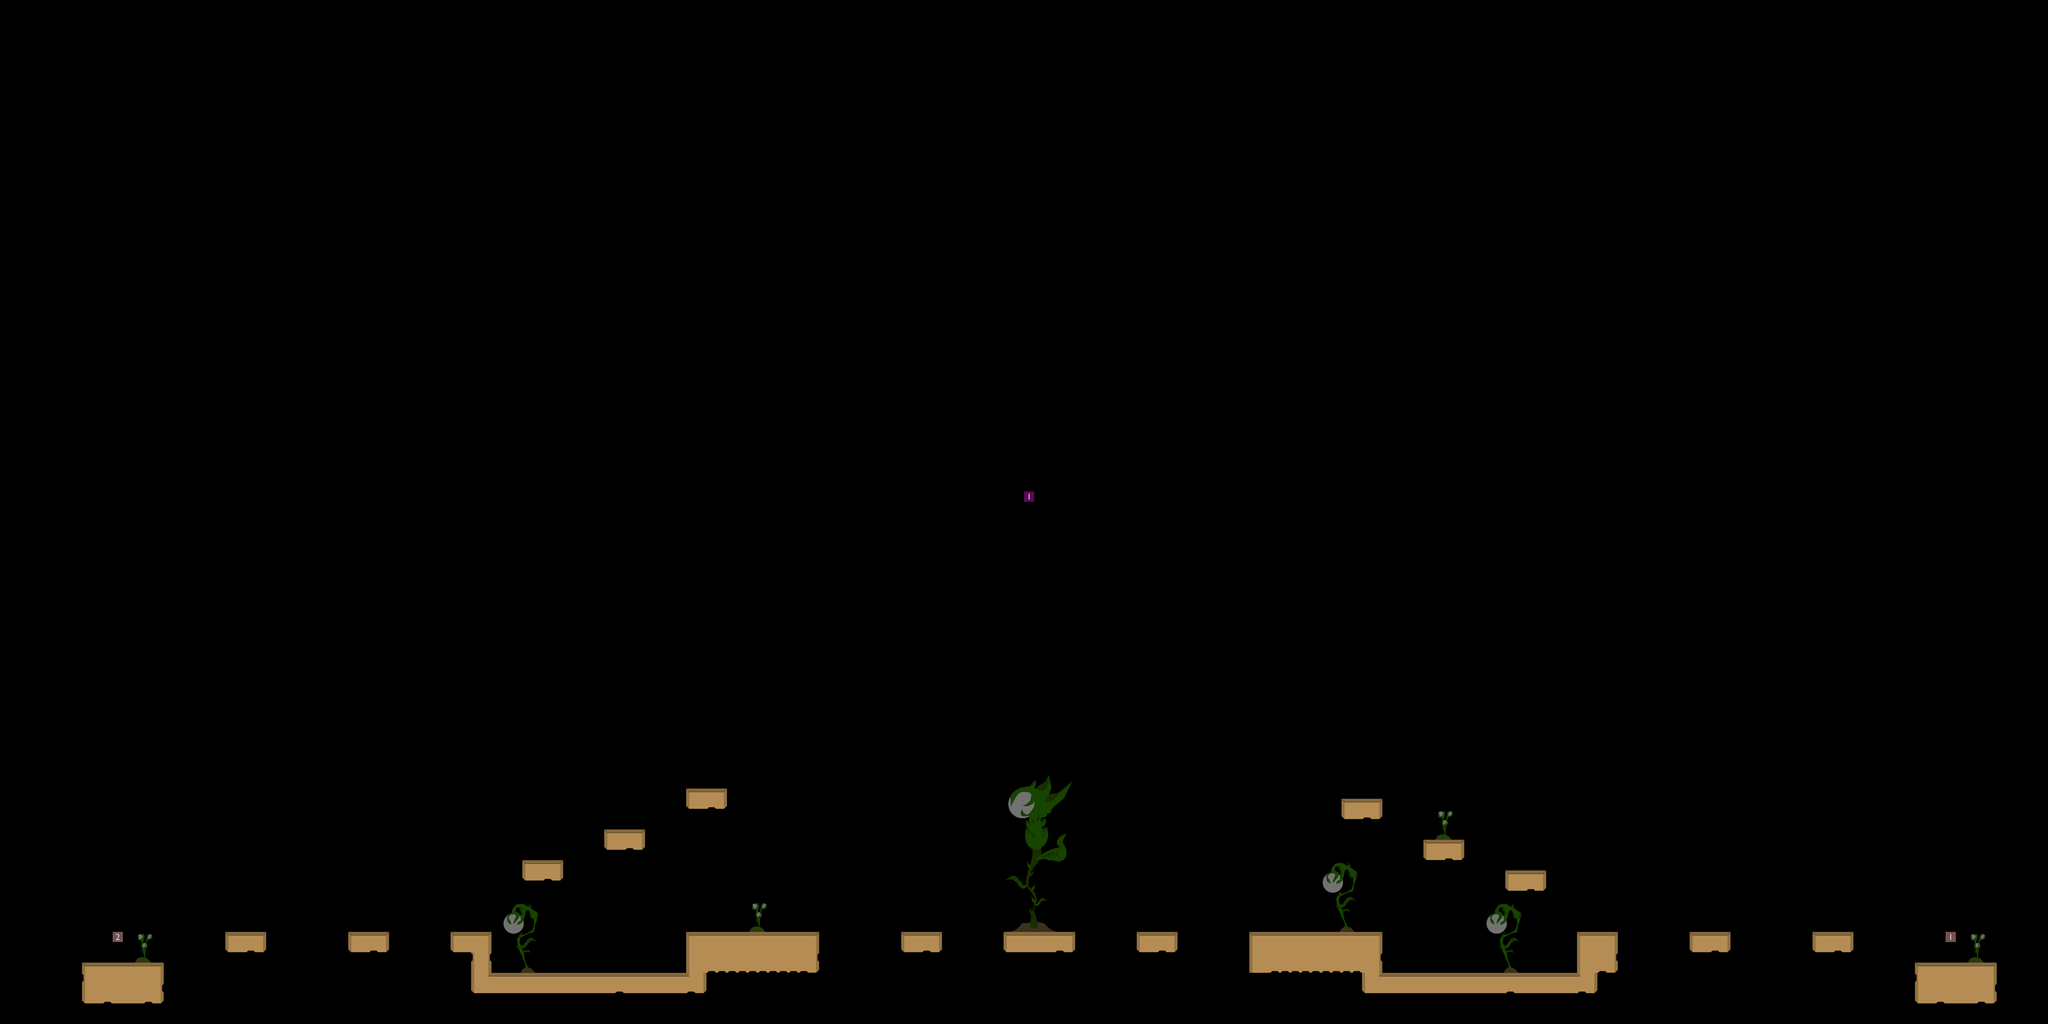

The image is a tile-based game level rendered from a .tmx file. Its description and source (layers, tilesets, objects; grid data summarised) follow:
An orthogonal 200x100 tile map with 32x32 px tiles, 4 tile layers (Hintergrund, Kollision, Vordergrund, Logik), 3 tilesets.

<map version="1.0" orientation="orthogonal" width="200" height="100" tilewidth="32" tileheight="32">
 <tileset firstgid="1" name="elemente_level_compact" tilewidth="32" tileheight="32">
  <image source="elemente_level_compact.png" width="576" height="256" />
 </tileset>
 <tileset firstgid="145" name="elemente_level_compact2" tilewidth="32" tileheight="32">
  <image source="elemente_level_compact2.png" width="544" height="544" />
 </tileset>
 <tileset firstgid="434" name="numbers" tilewidth="32" tileheight="32">
  <image source="numbers.png" width="1024" height="128" />
 </tileset>
 <layer name="Hintergrund" width="200" height="100" opacity="0.45">
  <data>[20000 cells, 247 non-empty, 159 distinct tile ids]</data>
 </layer>
 <layer name="Kollision" width="200" height="100">
  <data>[20000 cells, 404 non-empty, 31 distinct tile ids]</data>
 </layer>
 <layer name="Vordergrund" width="200" height="100">
  <data>[20000 cells, 0 non-empty, 0 distinct tile ids]</data>
 </layer>
 <layer name="Logik" width="200" height="100">
  <data>[20000 cells, 3 non-empty, 3 distinct tile ids]</data>
 </layer>
</map>
